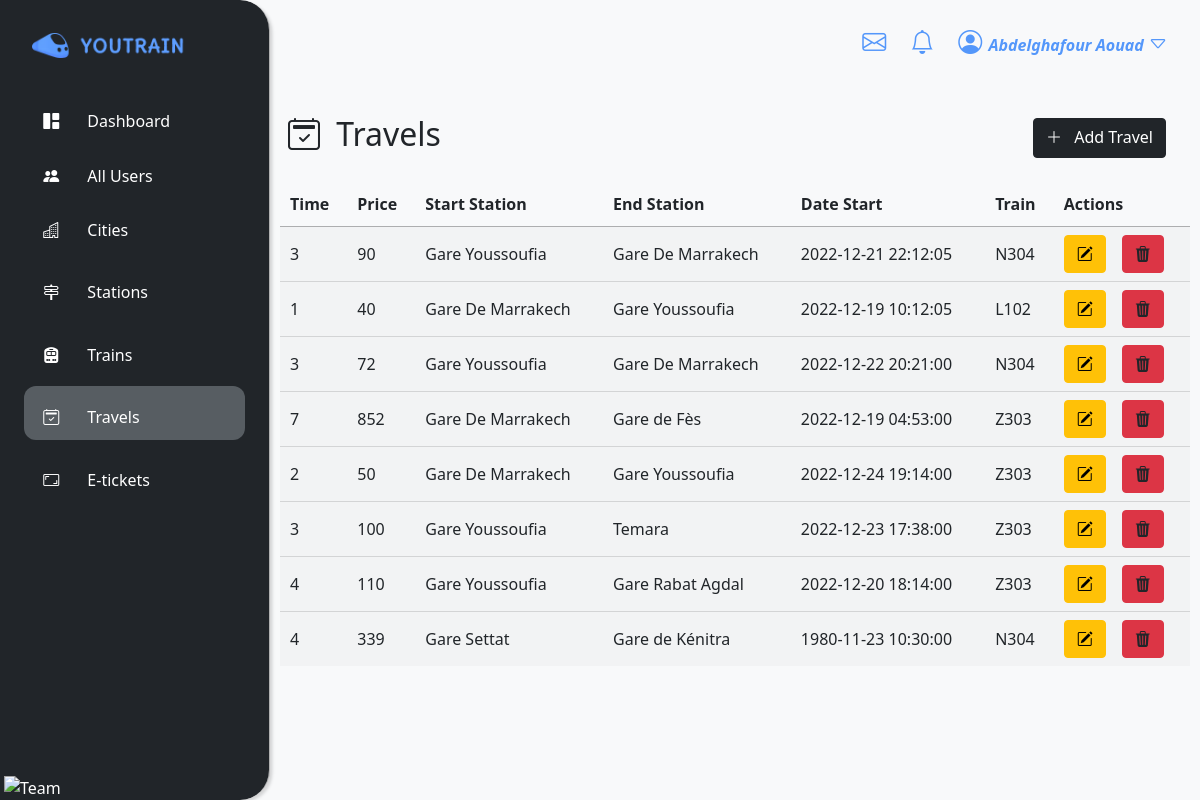
The page /travels.php (signed in) on the database its author committed.
### tables this page shows
CREATE TABLE IF NOT EXISTS `travels` (
  `id` int NOT NULL AUTO_INCREMENT,
  `time` float NOT NULL,
  `price` float NOT NULL,
  `seat` int NOT NULL DEFAULT '0',
  `start_station_id` int NOT NULL,
  `end_station_id` int NOT NULL,
  `date_start` timestamp NOT NULL,
  `created_at` timestamp NOT NULL DEFAULT CURRENT_TIMESTAMP,
  `updated_at` timestamp NOT NULL,
  `created_by` int NOT NULL,
  `updated_by` int DEFAULT NULL,
  `train_id` int NOT NULL,
  PRIMARY KEY (`id`)
);

CREATE TABLE IF NOT EXISTS `stations` (
  `id` int NOT NULL AUTO_INCREMENT,
  `name` varchar(60) NOT NULL,
  `address` text NOT NULL,
  `capacity` int NOT NULL,
  `city_id` int NOT NULL,
  PRIMARY KEY (`id`)
);

CREATE TABLE IF NOT EXISTS `trains` (
  `id` int NOT NULL AUTO_INCREMENT,
  `name` varchar(60) NOT NULL,
  `capacity` int NOT NULL,
  `type_id` int NOT NULL,
  PRIMARY KEY (`id`)
);

### models/connection.php (called while the page is built, shortened)
<?php
class Connection
{
      private $serv = 'localhost';
      private $user = 'root';
      private $pass = '';
      private $bd = 'youtrain';
      private function pdoConnection()
      {
            $con = new PDO('mysql:host=' . $this->serv . ';dbname=' . $this->bd, $this->user, $this->pass);
            $con->setAttribute(PDO::ATTR_DEFAULT_FETCH_MODE, PDO::FETCH_ASSOC);
            try {
                  return $con;
            } catch (PDOException $e) {
                  echo 'Database Error: ' . $e->getMessage();
            }
      }
      public function connect()
      {
            return $this->pdoConnection();
      }
}

### models/travel.php (called while the page is built, shortened)
<?php
require_once 'connection.php';
class Travel extends Connection
{
  public function allTravels()
  {
    $sql = "SELECT travels.*,
        trains.name as train,
        start_station.name as station_start,
        end_station.name as station_end
        from travels
        inner join stations as start_station on start_station.id = travels.start_station_id
        inner join stations as end_station on end_station.id = travels.end_station_id
        inner join trains on trains.id = travels.train_id";
    $stmt = $this->connect()->prepare($sql);
    $stmt->execute();
    $result = $stmt->fetchAll();
    return $result;
  }
}

### views/allTravels.php (the view, shortened to what this page needs)
<?php
include_once './models/travel.php';
$all_travels = new Travel();
$travels = $all_travels->allTravels();
?>
<table id="data-table" class="display dataTable" style="width: 100%" aria-describedby="example_info">
    <thead>
        <tr>
            <th>Time</th>
            <th>Price</th>
            <th>Start Station</th>
            <th>End Station</th>
            <th>Date Start</th>
            <th>Train</th>
            <th>Actions</th>
        </tr>
    </thead>
    <tbody>
        <?php
            foreach ($travels as $travel) {
        ?>
            <tr class="odd" id = "<?= $travel['id'];?>" time = "<?= $travel['time'];?>"
            price = "<?= $travel['price'];?>" start = "<?= $travel['start_station_id']; ?>" end = "<?= $travel['end_station_id']; ?>"
            date = "<?= $travel['date_start']; ?>" train = "<?= $travel['train_id']; ?>">
                <td class=""><?= $travel["time"] ?></td>
                <td class=""><?= $travel["price"] ?></td>
                <td class=""><?= $travel["station_start"] ?></td>
                <td class=""><?= $travel["station_end"] ?></td>
                <td class=""><?= $travel["date_start"] ?></td>
                <td class=""><?= $travel["train"] ?></td>
                <td>
                    <div class="d-flex fs-3">
                        <a href="#modal-city" data-bs-toggle="modal" class="btn btn-warning me-3" onclick="editTravel(<?= $travel['id']; ?>)"><i class="bi bi-pencil-square users-icon"></i></a>
                        <a href="controllers/travelController.php?id=<?= $travel['id']; ?>" class="btn btn-danger text-dark"><i class="bi bi-trash3-fill users-icon"></i></a>
                    </div>
                </td>
            </tr>
            <?php
                }
            ?>
    </tbody>
</table>

### assets/css/style.css (style rules this page uses)
* { margin: 0; padding: 0; box-sizing: border-box; }
body { overflow-x: hidden; }
body { background-color: #dadde6 }
a { text-decoration: none !important; }

### rows shown on the page
travels: time "3", price "90", stations.name "Gare Youssoufia", stations.name "Gare De Marrakech", date_start "2022-12-21 22:12:05", train.name "N304"
travels: time "1", price "40", stations.name "Gare De Marrakech", stations.name "Gare Youssoufia", date_start "2022-12-19 10:12:05", train.name "L102"
travels: time "3", price "72", stations.name "Gare Youssoufia", stations.name "Gare De Marrakech", date_start "2022-12-22 20:21:00", train.name "N304"
travels: time "7", price "852", stations.name "Gare De Marrakech", stations.name "Gare de Fès", date_start "2022-12-19 04:53:00", train.name "Z303"
travels: time "2", price "50", stations.name "Gare De Marrakech", stations.name "Gare Youssoufia", date_start "2022-12-24 19:14:00", train.name "Z303"
travels: time "3", price "100", stations.name "Gare Youssoufia", stations.name "Temara", date_start "2022-12-23 17:38:00", train.name "Z303"
travels: time "4", price "110", stations.name "Gare Youssoufia", stations.name "Gare Rabat Agdal", date_start "2022-12-20 18:14:00", train.name "Z303"
travels: time "4", price "339", stations.name "Gare Settat", stations.name "Gare de Kénitra", date_start "1980-11-23 10:30:00", train.name "N304"

### other values the page prints
$_SESSION['first_name'] "Abdelghafour"
$_SESSION['last_name'] "Aouad"
